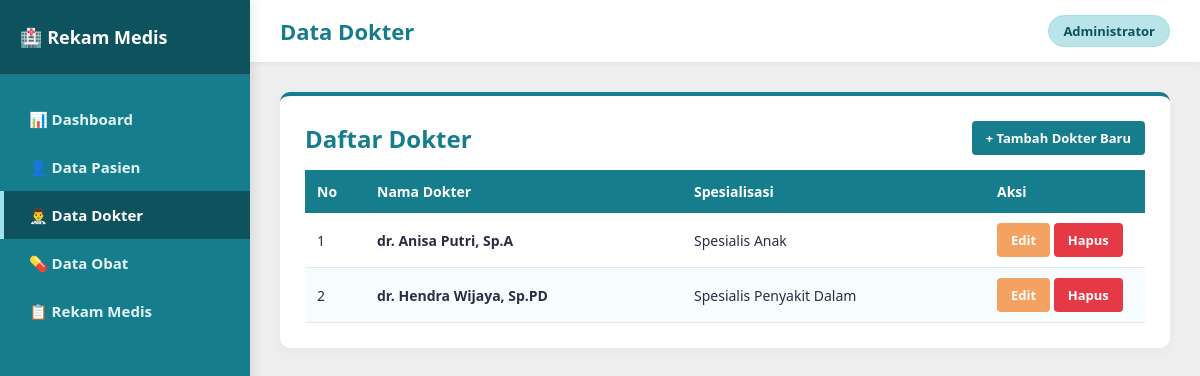
Screenshot of /dokter/index.php with the database file from the repository.
### tables this page shows
CREATE TABLE dokter (
    id_dokter INT AUTO_INCREMENT PRIMARY KEY,
    nama_dokter VARCHAR(100) NOT NULL,
    spesialisasi VARCHAR(50) NOT NULL
);

### dokter/index.php (the view, shortened to what this page needs)
<?php
include '../koneksi.php';
?>
<!DOCTYPE html>
<html lang="id">
<head>
    <link rel="stylesheet" href="../style.css">
</head>
<body>
    <aside class="sidebar">
        <div class="sidebar-header">
            <h2>🏥 Rekam Medis</h2>
        </div>
        <ul class="sidebar-menu">
            <li><a href="../index.php">📊 Dashboard</a></li>
            <li><a href="../pasien/index.php">👤 Data Pasien</a></li>
            <li><a href="index.php" class="active">👨‍⚕️ Data Dokter</a></li>
            <li><a href="../obat/index.php">💊 Data Obat</a></li>
            <li><a href="../rekam_medis/index.php">📋 Rekam Medis</a></li>
        </ul>
    </aside>
    <main class="main-content">
        <div class="top-bar">
            <h1>Data Dokter</h1>
            <span class="user-badge">Administrator</span>
        </div>
        <div class="card">
            <div style="display: flex; justify-content: space-between; align-items: center; margin-bottom: 15px;">
                <h2 style="border: none; margin: 0; padding: 0;">Daftar Dokter</h2>
                <a href="tambah.php" class="btn">+ Tambah Dokter Baru</a>
            </div>
            <table>
                <thead>
                    <tr>
                        <th style="width: 60px;">No</th>
                        <th>Nama Dokter</th>
                        <th>Spesialisasi</th>
                        <th style="width: 160px;">Aksi</th>
                    </tr>
                </thead>
                <tbody>
                    <?php
                    $no = 1;
                    $query = mysqli_query($conn, "SELECT * FROM dokter ORDER BY id_dokter DESC");
                    if (mysqli_num_rows($query) > 0) {
                        while ($d = mysqli_fetch_assoc($query)) {
                    ?>
                    <tr>
                        <td><?= $no++ ?></td>
                        <td><b><?= $d['nama_dokter'] ?></b></td>
                        <td><?= $d['spesialisasi'] ?></td>
                        <td>
                            <a href="edit.php?id=<?= $d['id_dokter'] ?>" class="btn btn-warning">Edit</a>
                            <a href="hapus.php?id=<?= $d['id_dokter'] ?>" onclick="return confirm('Yakin ingin menghapus data dokter ini?')" class="btn btn-danger">Hapus</a>
                        </td>
                    </tr>
                    <?php
                        }
                    } else {
                        echo "<tr><td colspan='4' style='text-align:center;'>Belum ada data dokter.</td></tr>";
                    }
                    ?>
                </tbody>
            </table>
        </div>
    </main>
</body>
</html>

### style.css (style rules this page uses)
:root { --primary: #167D8D; --primary-dark: #0E525D; --secondary: #A0E0EF; --accent-light: #B9E4E8; --light-bg: #EEEEEE; --card-bg: #ffffff; --text-color: #2b2d42; --danger: #e63946; --warning: #f4a261; --sidebar-width: 250px; }
* { box-sizing: border-box; }
body { font-family: 'Segoe UI', Tahoma, Geneva, Verdana, sans-serif; background-color: var(--light-bg); color: var(--text-color); margin: 0; padding: 0; display: flex; min-height: 100vh; }
.sidebar { width: var(--sidebar-width); background-color: var(--primary); color: white; position: fixed; top: 0; bottom: 0; left: 0; display: flex; flex-direction: column; box-shadow: 4px 0 10px rgba(0,0,0,0.08); z-index: 100; }
.sidebar-header { padding: 25px 20px; background-color: var(--primary-dark); border-bottom: 1px solid rgba(255,255,255,0.15); }
.sidebar-header h2 { margin: 0; font-size: 18px; color: #ffffff; display: flex; align-items: center; gap: 10px; }
.sidebar-menu { list-style: none; padding: 20px 0; margin: 0; }
.sidebar-menu li a { display: flex; align-items: center; gap: 12px; padding: 14px 25px; color: #e5f6f8; text-decoration: none; font-weight: 600; font-size: 15px; transition: all 0.3s ease; border-left: 4px solid transparent; }
.sidebar-menu li a:hover, .sidebar-menu li a.active { background-color: var(--primary-dark); color: #ffffff; border-left-color: var(--secondary); }
.main-content { margin-left: var(--sidebar-width); flex: 1; padding: 30px; }
.top-bar { background: white; padding: 15px 30px; margin: -30px -30px 30px -30px; box-shadow: 0 2px 5px rgba(0,0,0,0.04); display: flex; justify-content: space-between; align-items: center; }
.top-bar h1 { margin: 0; font-size: 22px; color: var(--primary); }
.user-badge { background: var(--accent-light); color: var(--primary-dark); padding: 6px 14px; border-radius: 20px; font-weight: 600; font-size: 13px; border: 1px solid var(--secondary); }
.card { background: var(--card-bg); padding: 25px; border-radius: 10px; box-shadow: 0 4px 12px rgba(0,0,0,0.03); margin-bottom: 25px; border-top: 4px solid var(--primary); }
.card h2 { margin-top: 0; color: var(--primary); }
table { width: 100%; border-collapse: collapse; margin-top: 15px; }
table th { background-color: var(--primary); color: white; padding: 12px; text-align: left; font-size: 14px; }
table td { padding: 10px 12px; border-bottom: 1px solid #e2e8f0; font-size: 14px; }
table tr:nth-child(even) { background-color: #f7fcfe; }
.btn { display: inline-block; padding: 8px 14px; background-color: var(--primary); color: white; border: none; border-radius: 4px; cursor: pointer; text-decoration: none; font-size: 13px; font-weight: 600; transition: 0.2s; }
.btn-warning { background-color: var(--warning); color: #ffffff; }
.btn-danger { background-color: var(--danger); }

### rows the page displays
dokter: nama_dokter "dr. Anisa Putri, Sp.A", spesialisasi "Spesialis Anak"
dokter: nama_dokter "dr. Hendra Wijaya, Sp.PD", spesialisasi "Spesialis Penyakit Dalam"
